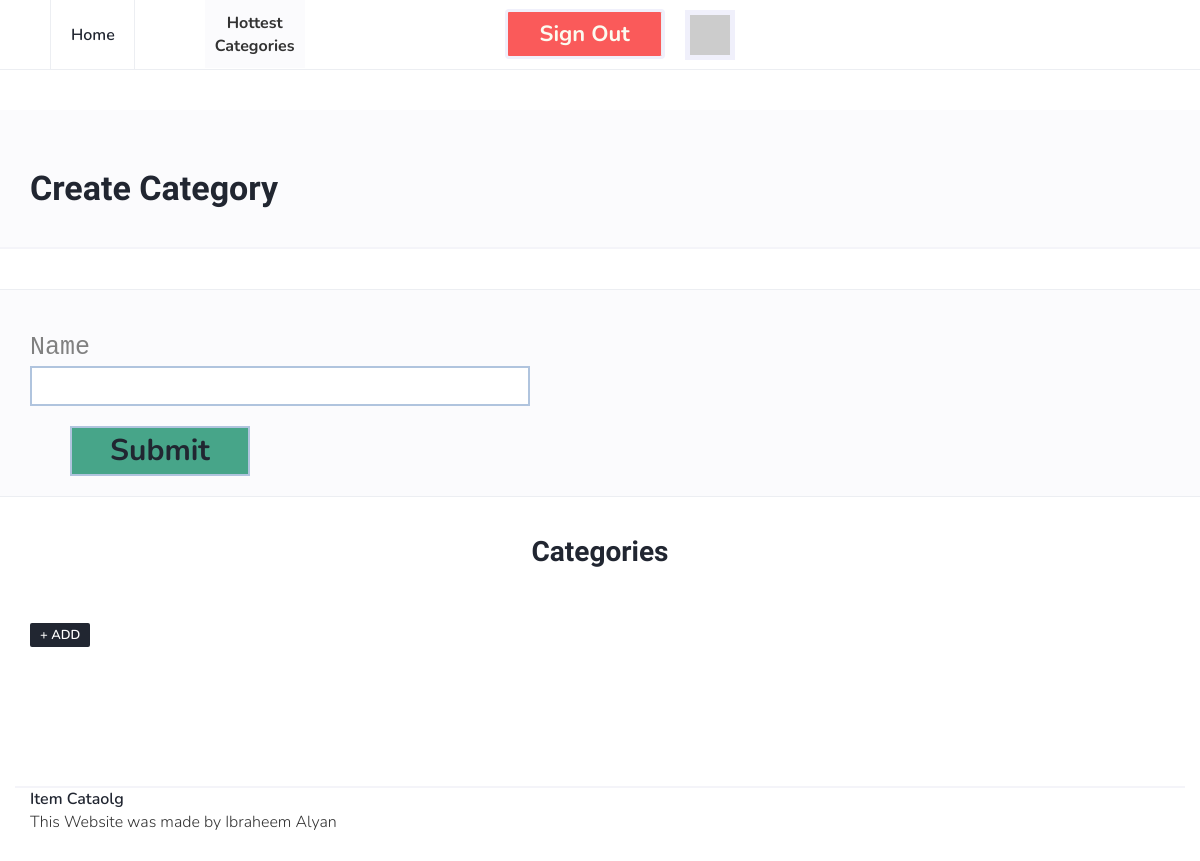
Before: /catalog/new-category (signed in) with the older database file.
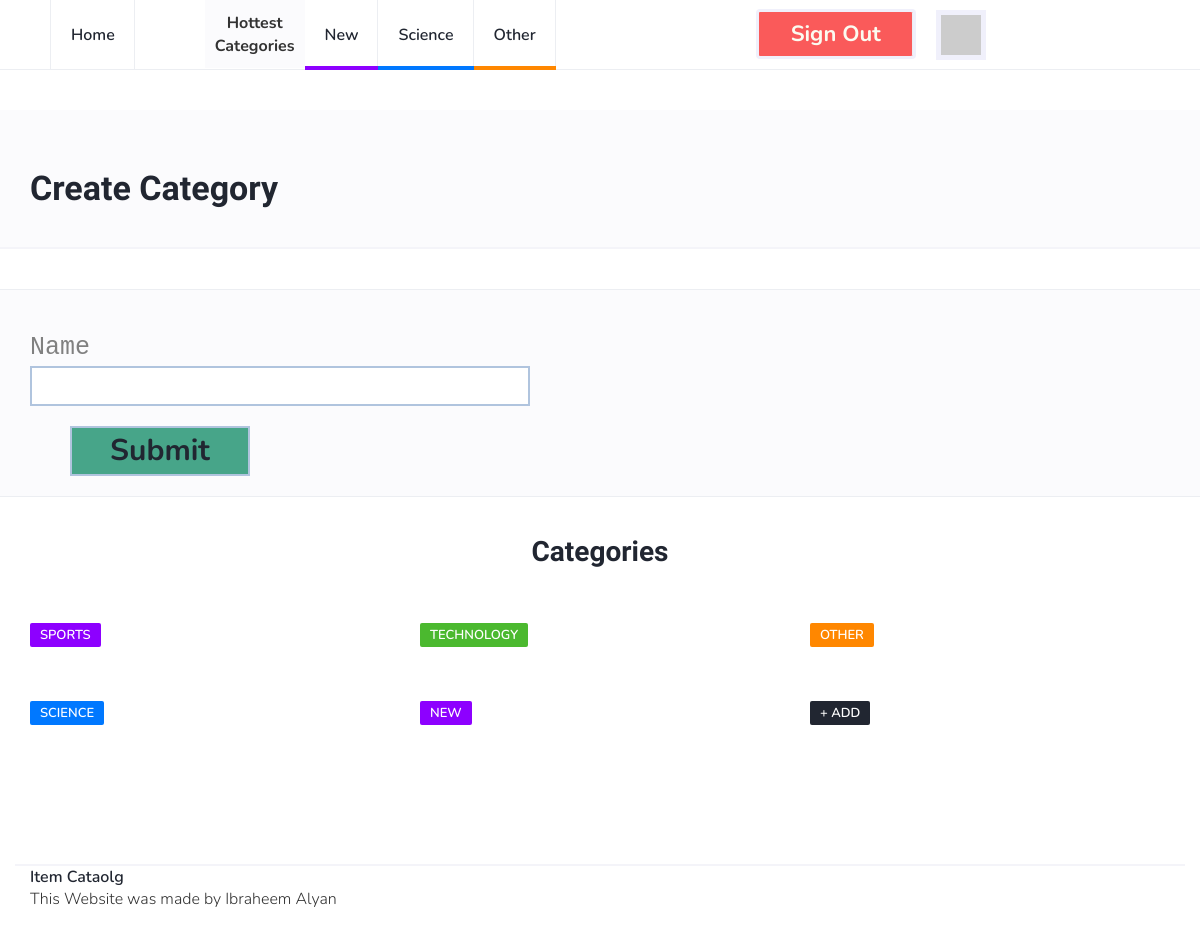
After: the same page with the newer database file.
### database_setup.py (models this page shows, shortened)
class Category(Base):
    __tablename__ = 'category'
    id = Column(Integer, primary_key = True)
    name =Column(String(80), nullable = False)

### project.py (the view, shortened to what this page needs)
@app.route("/catalog/new-category", methods = ['POST','GET'])
def new_category():
    if 'signed' not in session or not session['signed']:
        statment = ('Please log in first ,' +
            '<a href="/login" style="font-size:39px">Log in here</a>')
        return  render_template('status_message.html',statment = statment)
    db = DBSession()
    if request.method != 'POST':
        categories = db.query(Category)
        top_categories = db.query(Category).order_by(desc(Category.id)).limit(3)
        template = render_template("new_category.html",
                               categories=categories,
                               top_categories=top_categories,
                               user_dict = session['user_data_dict'])
        db.close()
        return template

### templates/new_category.html
{% extends "main.html" %}
{% block content %}
		<div class="page-header" style="margin-top:40px;padding-bottom:40px;">
			<div class="container">
				<div class="row">
					<div class="col-md-10">
						<h1> Create Category </h1>
					</div>
				</div>
			</div>
		</div>
		<div class="section">
		</div>
		<div class="section section-grey">
			<div class="container">
				<div class="row">
					<div class="col-md-4">
						<form class="form" action="https://localhost:5000/catalog/new-category" method="post">
              <div class="field_name">
    						Name
    					</div>
    					<div class="input_div">
    						<input class="input" type="text" name="name" >
    					</div>
							<div class="input_div">
    						<input name="submit" type="submit" class="submit_btn">
    					</div>
            </form>
					</div>
				</div>
			</div>
		</div>
{% endblock %}

### templates/main.html (shortened to what this page needs)
<!DOCTYPE html>
<html lang="en">
	<head>
		<link type="text/css" rel="stylesheet" href="https://localhost:5000/css/bootstrap.min.css"/>
		<link rel="stylesheet" href="https://localhost:5000/css/font-awesome.min.css">
		<link type="text/css" rel="stylesheet" href="https://localhost:5000/css/style.css"/>
    </head>
	<body>
		<header id="header">
			<div id="nav">
				<div id="nav-fixed">
					<div class="container">
						<ul class="nav-menu nav navbar-nav">
							<li><a href="https://localhost:5000/">Home</a></li>
							<li id="sep"> Hottest <br> Categories </li>
							{% for c in top_categories %}
							<li class="cat-{{ ((c.id + 2 ) % 4) + 1 }}"><a href="{{ 'https://localhost:5000/catalog/' + c.name + '/items' }}">{{ c.name }}</a></li>
							{% endfor %}
              {% if not user_dict %}
              <li><a href="{{ url_for('internal_sign_up', _external = True ) }}" class="btn green" style="padding:12px 15px 12px 15px;">Sign up</a></li>
              <li><a href="{{ url_for('login', _external = True ) }}" class="btn red" style="padding:12px 15px 12px 15px;margin-left:20px">Log in</a></li>
              {% else %}
              <li><a href="{{ url_for('revoke', _external = True ) }}" class="btn red" style="padding: 12px 15px 12px 15px;">Sign out</a></li>
							<li><img src="{{ user_dict['picture'] }}" id="profile_img"></li>
              {% endif %}
            </ul>
					</div>
				</div>
			</div>
		</header>
    {% block content %}
    {% endblock %}
		<div class="section">
			<div class="container">
				<div class="row">
					<div class="col-md-12">
						<div class="section-title text-center">
							<h2>Categories</h2>
						</div>
					</div>
					{% for c in categories %}
					<div class="col-md-4">
						<div class="post">
							<div class="post-body">
								<div class="post-meta">
									<a class="post-category cat-{{ ((c.id + 2 ) % 4) + 1 }}" href="{{ 'https://localhost:5000/catalog/' + c.name + '/items' }}">{{ c.name }}</a>
								</div>
							</div>
						</div>
					</div>
					{% endfor %}
					<div class="col-md-4">
						<div class="post">
							<div class="post-body">
								<div class="post-meta">
									<a class="post-category" href="https://localhost:5000/catalog/new-category"> + Add </a>
								</div>
							</div>
						</div>
					</div>
				</div>
			</div>
		</div>
		<footer id="footer">
			<div class="container">
							<ul class="footer-nav">
								<li><a href="https://localhost:5000/">Item Cataolg</a></li>
							</ul>
							<div class="post-body">
								This Website was made by Ibraheem Alyan
							</div>
						</div>
		</footer>
	</body>
</html>

Changed rows visible on the page:
added Category: name "New", name "NEW"
added Category: name "Science", name "SCIENCE"
added Category: name "Other", name "OTHER"
added Category: name "SPORTS", shown under "Categories"
added Category: name "TECHNOLOGY", shown under "Categories"
